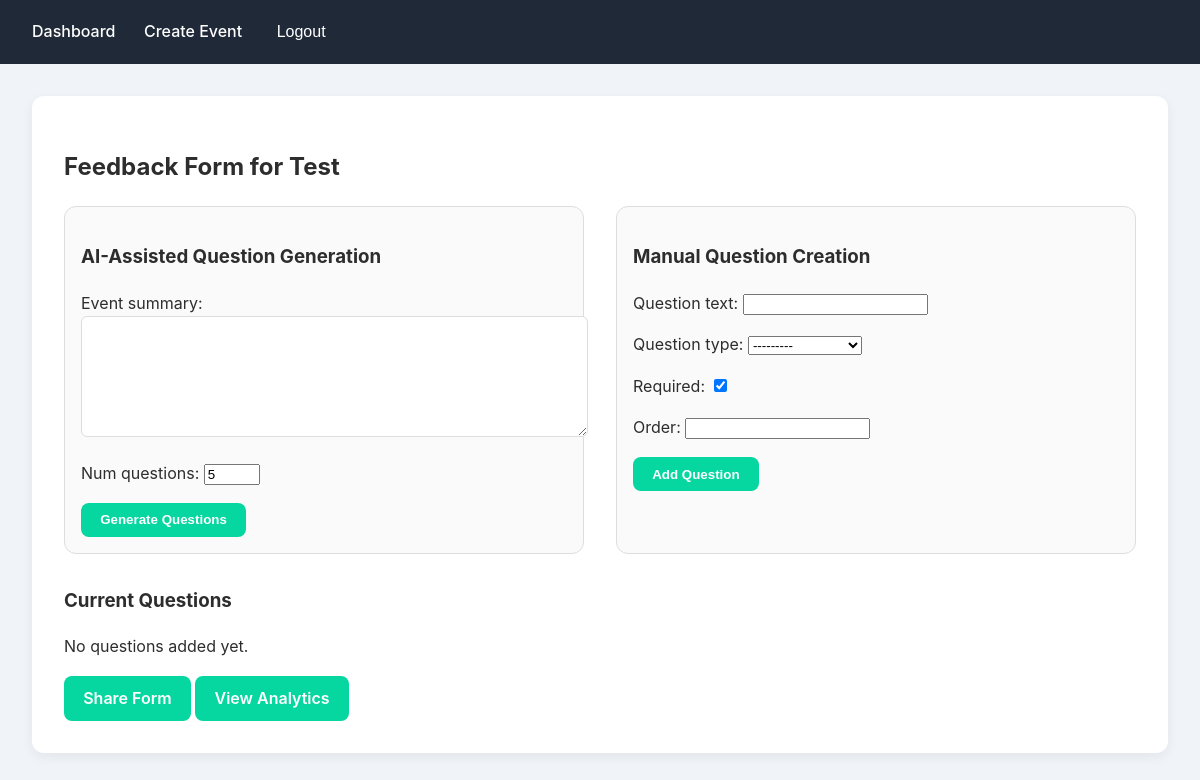
The page /events/3/feedback-form/ (signed in) on the database as committed earlier.
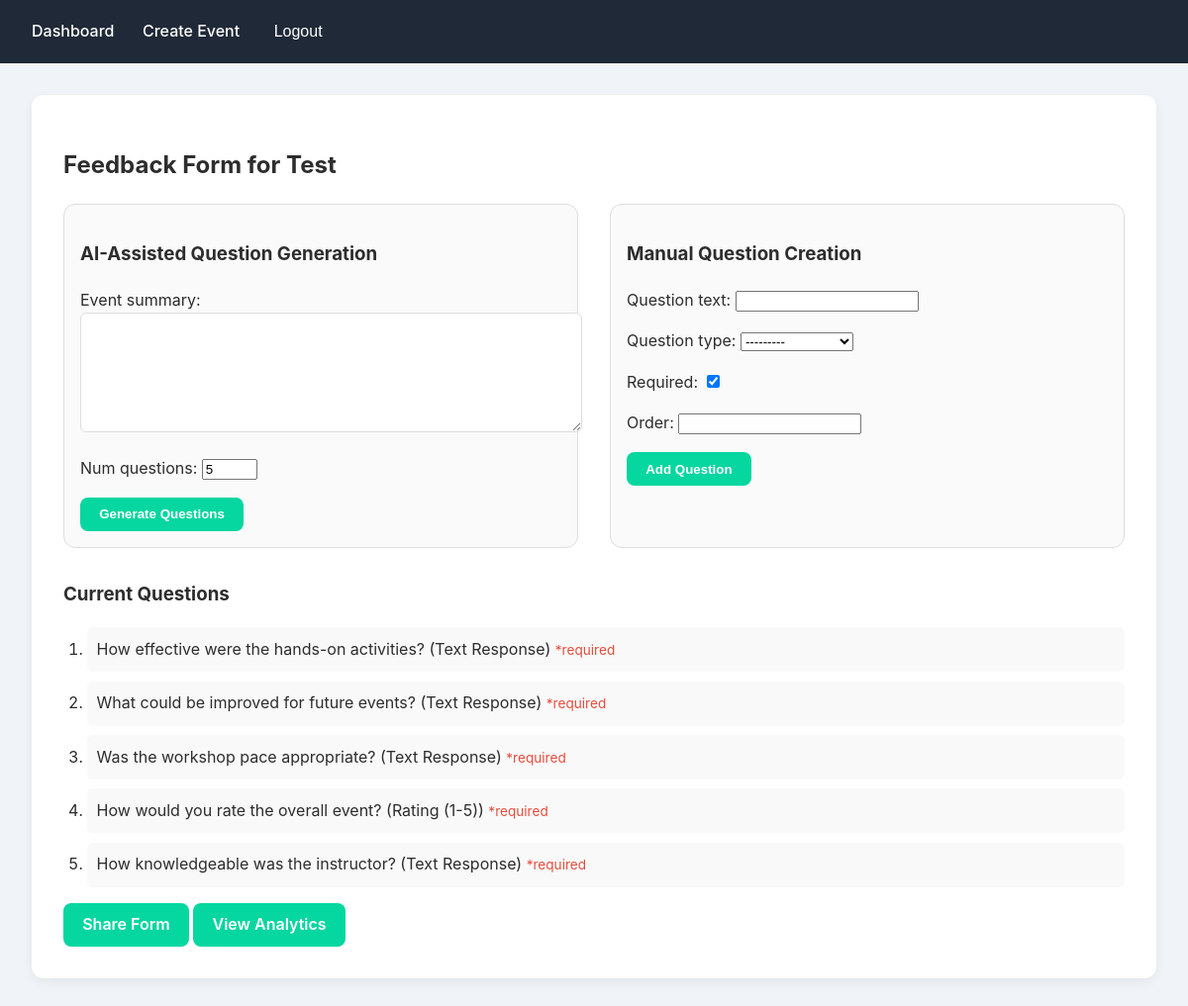
The same page on the database as committed later.
### feedback_app/models.py (models this page shows, shortened)
class Question(models.Model):
    QUESTION_TYPES = [
        ('TEXT', 'Text Response'),
        ('RATING', 'Rating (1-5)'),
        ('MC', 'Multiple Choice'),
    ]
    form = models.ForeignKey(FeedbackForm, on_delete=models.CASCADE, related_name='questions')
    question_text = models.CharField(max_length=500)
    question_type = models.CharField(max_length=6, choices=QUESTION_TYPES)
    required = models.BooleanField(default=True)
    order = models.PositiveIntegerField()
    class Meta:
        ordering = ['order']

### feedback_app/views.py (the view)
# urls.py: path('events/<int:event_id>/feedback-form/', views.create_feedback_form, name='create_feedback_form'),
@login_required
def create_feedback_form(request, event_id):
    event = get_object_or_404(Event, id=event_id, host=request.user)
    if request.method == 'POST':
        if 'ai_generate' in request.POST:
            ai_form = AIFormGenerationForm(request.POST)
            if ai_form.is_valid():
                return ai_generate_questions(request, event, ai_form)
        else:
            question_form = QuestionForm(request.POST)
            if question_form.is_valid():
                question = question_form.save(commit=False)
                question.form = FeedbackForm.objects.get_or_create(event=event)[0]
                question.save()
                return redirect('create_feedback_form', event_id=event.id)
    else:
        ai_form = AIFormGenerationForm()
        question_form = QuestionForm()
    feedback_form, created = FeedbackForm.objects.get_or_create(event=event)
    if created:
        feedback_form.unique_link = get_random_string(length=32)
        feedback_form.save()
    questions = Question.objects.filter(form=feedback_form)
    return render(request, 'form_create.html', {
        'event': event,
        'ai_form': ai_form,
        'question_form': question_form,
        'questions': questions,
        'feedback_form': feedback_form,
    })

### feedback_app/forms.py
class AIFormGenerationForm(forms.Form):
    event_summary = forms.CharField(widget=forms.Textarea(attrs={'rows': 6}))
    num_questions = forms.IntegerField(min_value=3, max_value=10, initial=5)

class QuestionForm(forms.ModelForm):
    class Meta:
        model = Question
        fields = ['question_text', 'question_type', 'required', 'order']

### feedback_app/templates/form_create.html (shortened to what this page needs)
{% extends "base.html" %}
{% block content %}
<div class="form-builder">
    <h2>Feedback Form for {{ event.title }}</h2>
    <div class="form-creation-methods">
        <div class="ai-generation">
            <h3>AI-Assisted Question Generation</h3>
            <form method="post">
                {{ ai_form.as_p }}
                <button type="submit" name="ai_generate" class="btn">Generate Questions</button>
            </form>
        </div>
        <div class="manual-creation">
            <h3>Manual Question Creation</h3>
            <form method="post">
                {{ question_form.as_p }}
                <button type="submit" class="btn">Add Question</button>
            </form>
        </div>
    </div>
    <div class="current-questions">
        <h3>Current Questions</h3>
        {% if questions %}
            <ol>
                {% for question in questions %}
                    <li>
                        {{ question.question_text }} ({{ question.get_question_type_display }})
                        {% if question.required %}<span class="required">*required</span>{% endif %}
                    </li>
                {% endfor %}
            </ol>
        {% else %}
            <p>No questions added yet.</p>
        {% endif %}
    </div>
    <div class="form-actions">
        <a href="{% url 'share_feedback_form' feedback_form.id %}" class="btn">Share Form</a>
        <a href="{% url 'view_analytics' event.id %}" class="btn">View Analytics</a>
    </div>
</div>
{% endblock %}

Rows that differ between the two databases and show on the page:
added Question: question_text "How effective were the hands-on activities?", question_type "Text Response", required "*required"
added Question: question_text "What could be improved for future events?", question_type "Text Response", required "*required"
added Question: question_text "Was the workshop pace appropriate?", question_type "Text Response", required "*required"
added Question: question_text "How would you rate the overall event?", question_type "Rating (1-5)", required "*required"
added Question: question_text "How knowledgeable was the instructor?", question_type "Text Response", required "*required"
Other text that changed with them:
text no longer shown: "No questions added yet."
